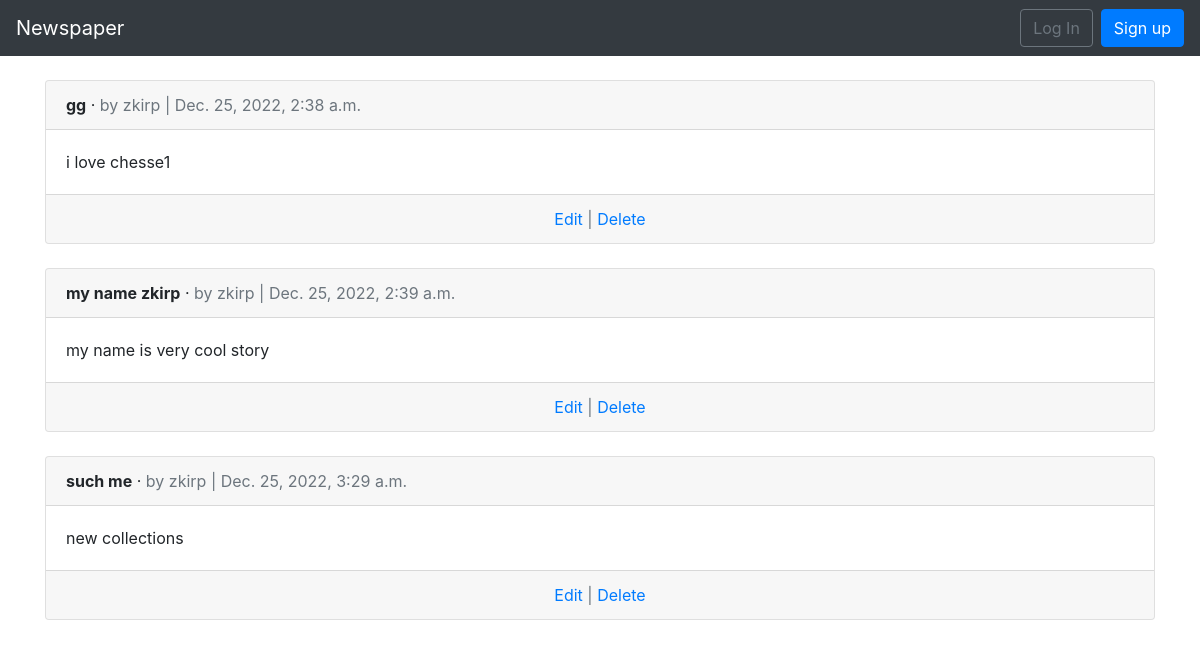
The app's page /articles/ with its own data.
### articles/models.py (models this page shows, shortened)
class Article(models.Model):
    title = models.CharField(max_length=255)
    body = models.TextField()
    date = models.DateTimeField(auto_now_add=True)
    author = models.ForeignKey(
        settings.AUTH_USER_MODEL,
        on_delete=models.CASCADE,)

### users/models.py (models this page shows)
class CustomUser(AbstractUser):
    age = models.PositiveIntegerField(default=0)

### articles/views.py (the view)
# urls.py: path('', views.ArticleListView.as_view(), name='article_list'),
class ArticleListView(ListView):
    model = models.Article
    template_name = 'article_list.html'

### templates/article_list.html (shortened to what this page needs)
{% extends "base.html" %}
{% block content %}
{% for article in article_list %}
  <div class="card">
    <div class="card-header">
      <span class="font-weight-bold">{{ article.title }}</span> &middot;
      <span class="text-muted">by {{ article.author }} |
      {{ article.date }}</span>
    </div>
    <div class="card-body">
      {{ article.body }}
    </div>
    <div class="card-footer text-center text-muted">
        <a href="{% url 'article_edit' article.pk %}">Edit</a> |
        <a href="{% url 'article_delete' article.pk %}">Delete</a>
    </div>
  </div>
  <br />
{% endfor %}
{% endblock content %}

### templates/base.html (shortened to what this page needs)
<!doctype html>
<html lang="en">
<head>
    <link rel="stylesheet"
    href="https://stackpath.bootstrapcdn.com/bootstrap/4.1.3/css/bootstrap.min.css">
</head>
<body>
    <nav class="navbar navbar-expand-md navbar-dark bg-dark mb-4">
        <a class="navbar-brand" href="{% url 'home' %}">Newspaper</a>
            {% if user.is_authenticated %}
            <ul class="navbar-nav mr-auto">
                <li class="nav-item">
                    <a href="{% url 'article_new' %}">New</a>
                </li>
            </ul>
            <ul class="navbar-nav ml-auto">
                <li class="nav-item">
                    <a class="nav-link dropdown-toggle" href="#" id="userMenu" data-toggle="dropdown" aria-haspopup="true" aria-expanded="false">
                    {{ user.username }}
                    </a>
                    <div class="dropdown-menu dropdown-menu-right"
                    aria-labelledby="userMenu">
                        <a class="dropdown-item" href="{% url 'password_change'%}">Change password</a>
                        <div class="dropdown-divider"></div>
                        <a class="dropdown-item" href="{% url 'logout' %}">Log Out</a>
                    </div>
                </li>
            </ul>
            {% else %}
            <form class="form-inline ml-auto">
                <a href="{% url 'login' %}" class="btn btn-outline-secondary">Log In</a>
                <a href="{% url 'signup' %}" class="btn btn-primary ml-2">Sign up</a>
            </form>
            {% endif %}
    </nav>
    <div class="container">
    {% block content %}
    {% endblock content %}
    </div>
</body>
</html>

### records on screen
Article: title "gg", author "zkirp", date "Dec. 25, 2022, 2:38 a.m.", body "i love chesse1"
Article: title "my name zkirp", author "zkirp", date "Dec. 25, 2022, 2:39 a.m.", body "my name is very cool story"
Article: title "such me", author "zkirp", date "Dec. 25, 2022, 3:29 a.m.", body "new collections"
